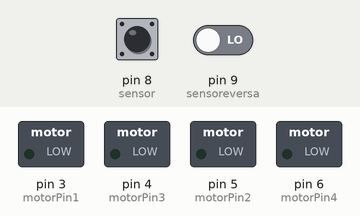
This sketch was run on a simulated Arduino Uno, built with avr-gcc and run on an emulated ATmega328P. Shown: switched loads named in the sketch (green lamp = pin HIGH). Dashed ring = blinking. The inputs (shaded band) are chosen by the test bench; at power-on: pin 8 (sensor) LOW, pin 9 (sensoreversa) LOW.

Above: at 1.2 s.
1.3 s: pin 8 (sensor) driven HIGH
At 1.9 s:
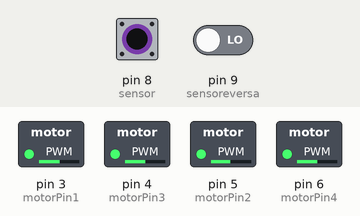
4.3 s: pin 8 (sensor) driven LOW
5.8 s: pin 9 (sensoreversa) driven HIGH
At 6.42 s:
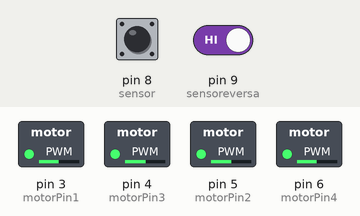
8.8 s: pin 8 (sensor) driven HIGH and pin 9 (sensoreversa) driven LOW
At 9.3 s:
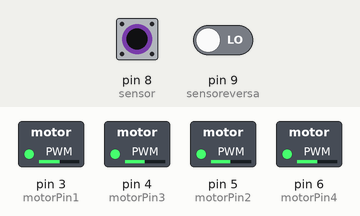
11.8 s: pin 8 (sensor) pulsed LOW 5 times (0.12 s each, 0.3 s apart)
Timing chart, 0 to 18.8 s (numbered marks = the images above; inputs shaded):
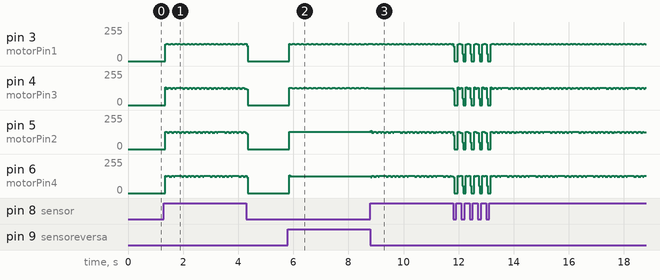

Measured:
- after the input at 1.3 s, pin 3 (motorPin1): alternates 130/255 for 0.08 s and 124/255 for 0.08 s, starting at once
- after the input at 5.8 s, pin 3 (motorPin1): 0/255 → 131/255 after 0.05 s, then moves between 124/255 and 131/255, repeating every 0.16 s; pin 4 (motorPin3): alternates 131/255 for 0.08 s and 125/255 for 0.08 s, starting after 0.05 s; pin 5 (motorPin2): 0/255 → 128/255 after 0.05 s; pin 6 (motorPin4): 0/255 → 125/255 after 0.05 s
- after the input at 8.8 s, pin 4 (motorPin3): stops changing and stays 125/255

The sketch:

motor.ino
```cpp
int motorPin1 = 3;       // pines del Motor
int motorPin2 = 5;
int motorPin3 = 4;
int motorPin4 = 6;
int delayTime = 1; // Delay que determina la velocidad de giro
int sensor = 8;
int sensoreversa = 9;
//

void setup() {
pinMode(motorPin1, OUTPUT); // Configuración de los PINes como salida digital
pinMode(motorPin2, OUTPUT);
pinMode(motorPin3, OUTPUT);
pinMode(motorPin4, OUTPUT);
pinMode(sensor, INPUT);
pinMode(sensoreversa, INPUT);
}

void loop() {
    if (digitalRead(sensor) == HIGH){ //Dependiendo del valor del contador entrara a la condicion para escribir en el display
      digitalWrite(motorPin1, HIGH); // Los pines se activan en secuencia
      digitalWrite(motorPin2, HIGH);
      digitalWrite(motorPin3, LOW);
      digitalWrite(motorPin4, LOW);
      delay(delayTime);
      digitalWrite(motorPin1, LOW);
      digitalWrite(motorPin2, HIGH);
      digitalWrite(motorPin3, HIGH);
      digitalWrite(motorPin4, LOW);
      delay(delayTime);
      digitalWrite(motorPin1, LOW);
      digitalWrite(motorPin2, LOW);
      digitalWrite(motorPin3, HIGH);
      digitalWrite(motorPin4, HIGH);
      delay(delayTime);
      digitalWrite(motorPin1, HIGH);
      digitalWrite(motorPin2, LOW);
      digitalWrite(motorPin3, LOW);
      digitalWrite(motorPin4, HIGH);
      delay(delayTime);
      }
  if (digitalRead(sensoreversa) == HIGH){ //Dependiendo del valor del contador entrara a la condicion para escribir en el display
    digitalWrite(motorPin1, LOW); // Los pines se activan en secuencia
    digitalWrite(motorPin2, LOW);
    digitalWrite(motorPin3, HIGH);
    digitalWrite(motorPin4, HIGH);
    delay(delayTime);
    digitalWrite(motorPin1, HIGH);
    digitalWrite(motorPin2, LOW);
    digitalWrite(motorPin3, LOW);
    digitalWrite(motorPin4, HIGH);
    delay(delayTime);
    digitalWrite(motorPin1, HIGH);
    digitalWrite(motorPin2, HIGH);
    digitalWrite(motorPin3, LOW);
    digitalWrite(motorPin4, LOW);
    delay(delayTime);
    digitalWrite(motorPin1, LOW);
    digitalWrite(motorPin2, HIGH);
    digitalWrite(motorPin3, HIGH);
    digitalWrite(motorPin4, LOW);
    delay(delayTime);
    }

   else {
    digitalWrite(motorPin1, LOW);
    digitalWrite(motorPin2, LOW);
    digitalWrite(motorPin3, LOW);
    digitalWrite(motorPin4, LOW);


    }

}
```
